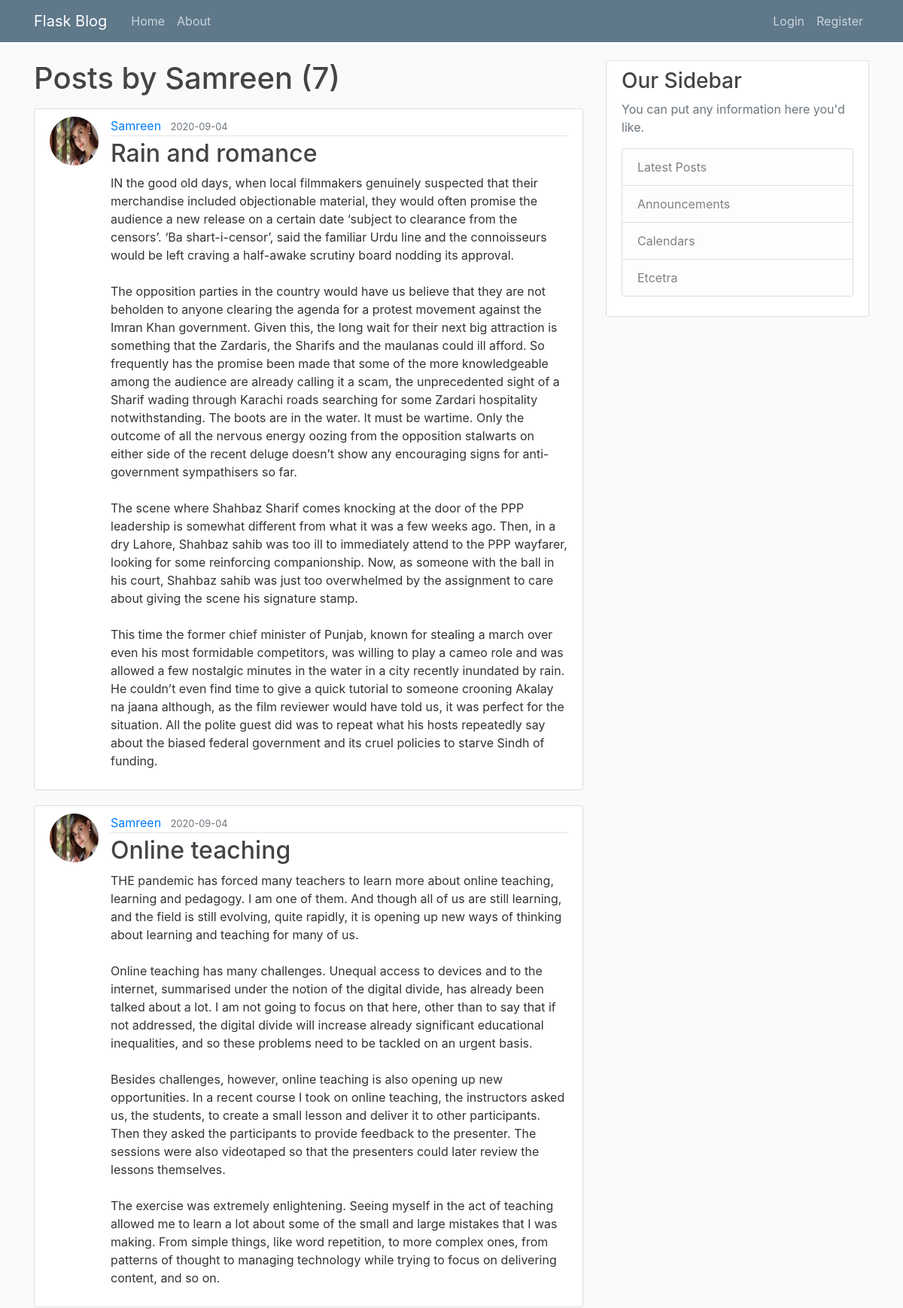
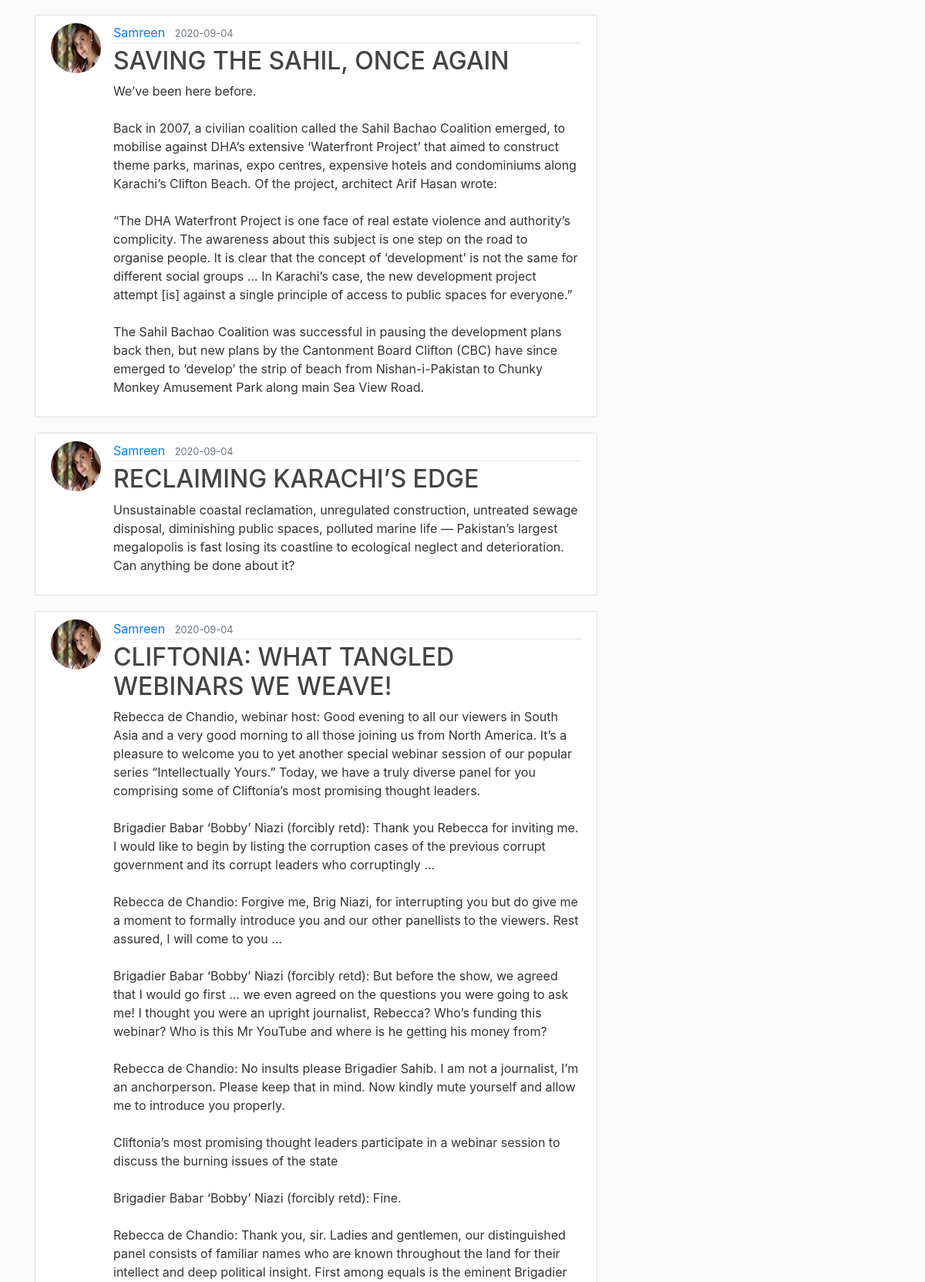
Screenshot of /user/Samreen  (upper part) with the database file from the repository (2 pictures, top to bottom).
### myflaskblog/models.py (models this page shows, shortened)
class User(db.Model, UserMixin):
    id = db.Column(db.Integer, primary_key=True)
    username = db.Column(db.String(20), unique=True, nullable=False)
    email = db.Column(db.String(120), unique=True, nullable=False)
    image_file = db.Column(db.String(20), nullable=False, default='default.jpg')
    password = db.Column(db.String(60), nullable=False)
    posts = db.relationship('Post', backref='author', lazy=True)

class Post(db.Model):
    id = db.Column(db.Integer, primary_key=True)
    title = db.Column(db.String(100), nullable=False)
    date_posted = db.Column(db.DateTime, nullable=False, default=datetime.utcnow)
    content = db.Column(db.Text, nullable=False)
    user_id = db.Column(db.Integer, db.ForeignKey('user.id'), nullable=False)

### myflaskblog/routes.py (the view)
@app.route("/user/<string:username>")
def user_posts(username):
    page = request.args.get('page', 1, type=int)
    user = User.query.filter_by(username=username).first_or_404()
    posts = Post.query.filter_by(author=user)\
        .order_by(Post.date_posted.desc())\
        .paginate(page=page, per_page=5)
    return render_template('user_posts.html', posts=posts, user=user)

### myflaskblog/templates/user_posts.html (shortened to what this page needs)
{% extends "Layout.html" %}
{% block content %}
    <h1 class="mb-3">Posts by {{ user.username }} ({{ posts.total }})</h1>
    {% for post in posts.items %}
        <article class="media content-section">
            <img class="rounded-circle article-img" src="{{ url_for('static', filename='profile_pics/' + post.author.image_file)}}">
            <div class="media-body">
                <div class="article-metadata">
                    <a class="mr-2" href="{{ url_for('user_posts', username=post.author.username)}}">{{ post.author.username }}</a>
                    <small class="text-muted">{{ post.date_posted.strftime('%Y-%m-%d') }}</small>
                </div>
                <h2><a class="article-title" href="{{ url_for('post', post_id=post.id) }}">{{ post.title }}</a></h2>
                <p class="article-content">{{ post.content }}</p>
            </div>
        </article>
    {% endfor %}
{% endblock content %}

### myflaskblog/static/main.css (style rules this page uses)
body { background: #fafafa; color: #333333; margin-top: 5rem; }
h1, h2, h3, h4, h5, h6 { color: #444444; }
.content-section { background: #ffffff; padding: 10px 20px; border: 1px solid #dddddd; border-radius: 3px; margin-bottom: 20px; }
.article-title { color: #444444; }
.article-content { white-space: pre-line; }
.article-img { height: 65px; width: 65px; margin-right: 16px; }
.article-metadata { padding-bottom: 1px; margin-bottom: 4px; border-bottom: 1px solid #e3e3e3 }

### rows the page displays
User: username "Samreen"
Post: image_file (picture), author.username "Samreen", date_posted "2020-09-04", title "Rain and romance", content "IN the good old days, when local filmmakers genuinely suspected that their merchandise included objectionable material, they would often promise the audience a new release on a certain date ‘subject to clearance from the censors’. ‘Ba shart-i-censor’, said the familiar Urdu line and the connoisseurs would be left craving a half-awake scrutiny board nodding its approval. The opposition parties in the country would have us believe that they are not beholden to anyone clearing the agenda for a protest movement against the Imran Khan government. Given this, the long wait for their next big attraction is something that the Zardaris, the Sharifs and the maulanas could ill afford. So frequently…"
Post: image_file (picture), author.username "Samreen", date_posted "2020-09-04", title "Online teaching", content "THE pandemic has forced many teachers to learn more about online teaching, learning and pedagogy. I am one of them. And though all of us are still learning, and the field is still evolving, quite rapidly, it is opening up new ways of thinking about learning and teaching for many of us. Online teaching has many challenges. Unequal access to devices and to the internet, summarised under the notion of the digital divide, has already been talked about a lot. I am not going to focus on that here, other than to say that if not addressed, the digital divide will increase already significant educational inequalities, and so these problems need to be tackled on an urgent basis. Besides challenges,…"
Post: image_file (picture), author.username "Samreen", date_posted "2020-09-04", title "SAVING THE SAHIL, ONCE AGAIN", content "We’ve been here before. Back in 2007, a civilian coalition called the Sahil Bachao Coalition emerged, to mobilise against DHA’s extensive ‘Waterfront Project’ that aimed to construct theme parks, marinas, expo centres, expensive hotels and condominiums along Karachi’s Clifton Beach. Of the project, architect Arif Hasan wrote: “The DHA Waterfront Project is one face of real estate violence and authority’s complicity. The awareness about this subject is one step on the road to organise people. It is clear that the concept of ‘development’ is not the same for different social groups ... In Karachi’s case, the new development project attempt [is] against a single principle of access to public…"
Post: image_file (picture), author.username "Samreen", date_posted "2020-09-04", title "RECLAIMING KARACHI’S EDGE", content "Unsustainable coastal reclamation, unregulated construction, untreated sewage disposal, diminishing public spaces, polluted marine life — Pakistan’s largest megalopolis is fast losing its coastline to ecological neglect and deterioration. Can anything be done about it?"
Post: image_file (picture), author.username "Samreen", date_posted "2020-09-04", title "CLIFTONIA: WHAT TANGLED WEBINARS WE WEAVE!"

### other values shown
{{ posts.total }} "7"
